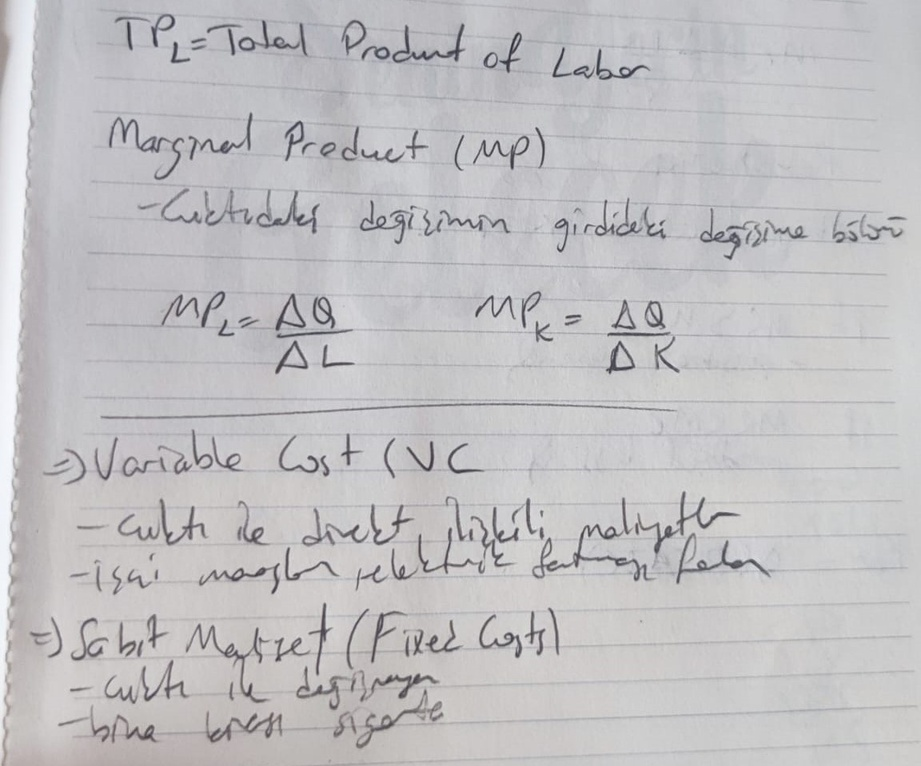
#> input picture reading_text_images/photo.jpg, 921 x 766 px, shrunk from 1152 x 959 before the run, found by its file name
$ python main.py
#> lines starting #> are read from the running program, lines starting #| are printed output that depends on the picture; after the words box and inside, x2 and y2 are one past the last pixel; in counts of white or black regions, pixels touching at a corner belong together
import cv2 as cv

img = cv.imread('reading_text_images/photo.jpg')
#> img is the input picture: shape (766, 921, 3); mean B, G, R 194.6, 192.3, 193.5
img = cv.cvtColor(img, cv.COLOR_RGB2GRAY )
#> img: shape (766, 921)

_, result = cv.threshold(img, 150, 255, cv.THRESH_BINARY)
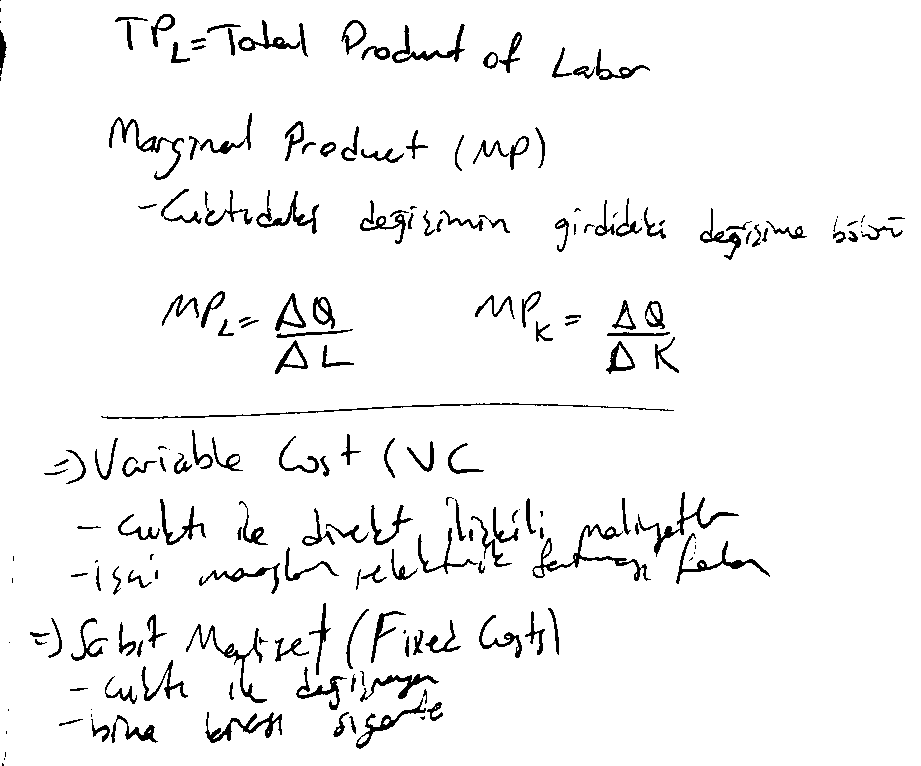
#> result: shape (766, 921); 95.4% white; 201 black regions (36 under 20 px), largest, box (x1, y1, x2, y2) and area: (532, 524, 651, 581) 985, (101, 403, 674, 419) 909, (186, 624, 267, 703) 740
# I made the thresh 150 bcs my image is shiny

adaptive= cv.adaptiveThreshold(img, 255, cv.ADAPTIVE_THRESH_GAUSSIAN_C, cv.THRESH_BINARY, 81, 8)
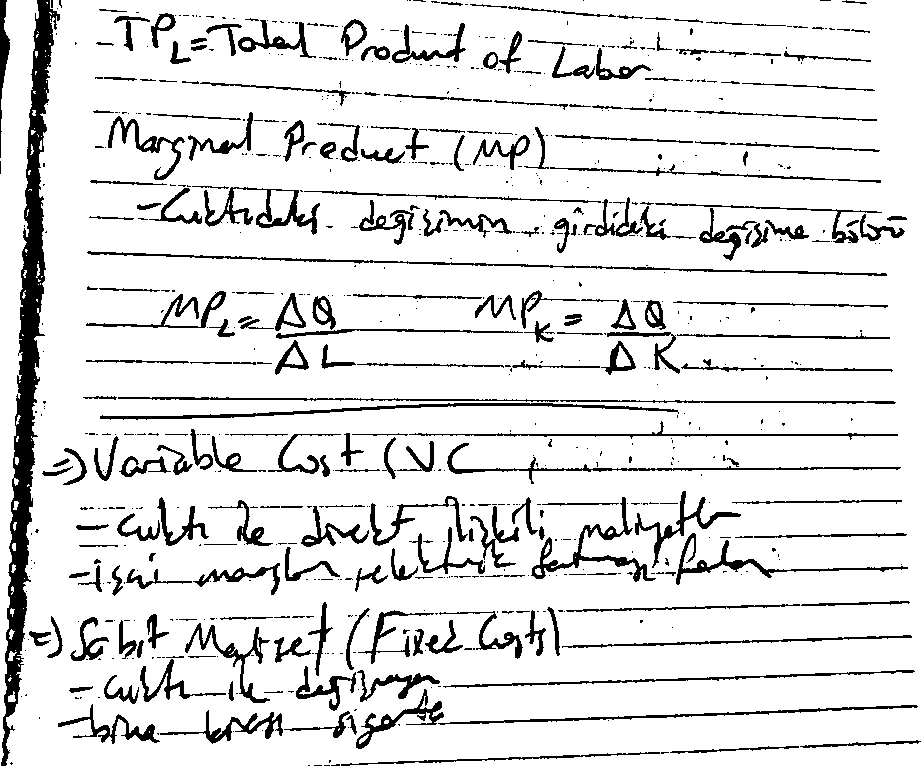
#> adaptive: shape (766, 921); 88.3% white; 802 black regions (548 under 20 px), largest, box (x1, y1, x2, y2) and area: (1, 0, 60, 766) 11766, (100, 403, 679, 420) 1756, (87, 251, 887, 276) 1754
# can dinamically change according to the light

#cv.imshow('Image', img)
cv.imshow('Adaptive', adaptive)
#cv.imshow('Result', result)
cv.waitKey(0)
cv.destroyAllWindows()
